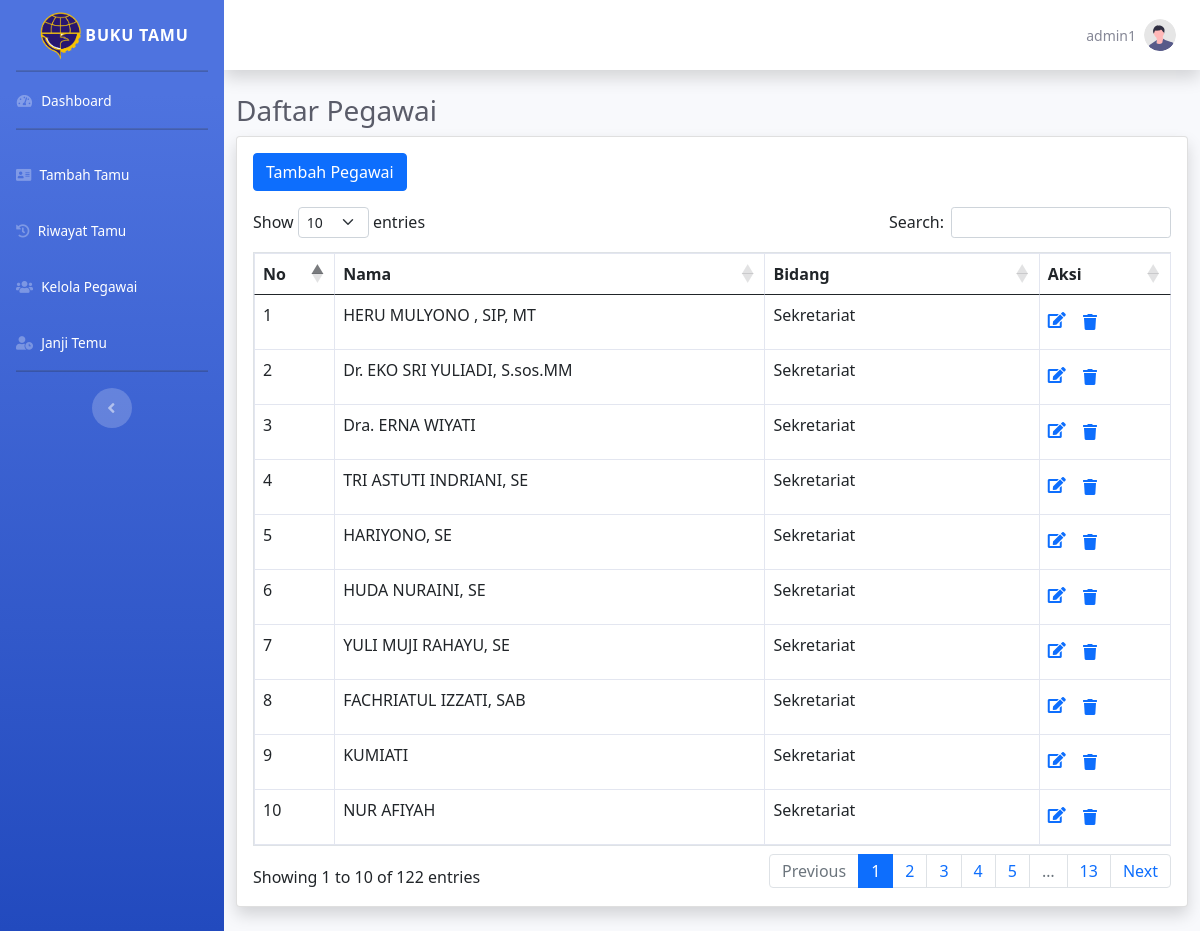
The app's page /index.php?p=kelola-pegawai (signed in) with its own data.
### tables this page shows
CREATE TABLE `pegawai` (
  `id_pegawai` int(10) NOT NULL,
  `nama_pegawai` varchar(50) NOT NULL,
  `bidang` varchar(35) NOT NULL
);

### pages/kelola-pegawai.php (the view, shortened to what this page needs)
<head>
</head>
<body id="page-top">
    <div class="container-fluid">
        <h1 class="h3 mb-2 text-gray-800">Daftar Pegawai</h1>
        <div class="card shadow mb-4">
            <div class="card-body">
                <a href="index.php?p=tambah-pegawai" type="button" class="btn btn-primary mb-3">
                    Tambah Pegawai
                </a>
                <div class="table-responsive">
                    <table class="table table-bordered" id="example" width="100%" cellspacing="0">
                        <thead style="text-align: center;">
                            <tr>
                                <th>No</th>
                                <th>Nama</th>
                                <th>Bidang</th>
                                <th>Aksi</th>
                            </tr>
                        </thead>
                        <tbody>
                            <?php
                            $nomor = 1;
                            $query = "SELECT * FROM pegawai";
                            $q_tampil_pegawai = mysqli_query($db, $query);
                            if (mysqli_num_rows($q_tampil_pegawai) > 0) {
                                while ($r_tampil_pegawai = mysqli_fetch_array($q_tampil_pegawai)) {
                            ?>
                                    <tr>
                                        <td><?php echo $nomor; ?></td>
                                        <td><?php echo $r_tampil_pegawai['nama_pegawai']; ?></td>
                                        <td><?php echo $r_tampil_pegawai['bidang']; ?></td>
                                        <td>
                                            <a href="index.php?p=edit-pegawai&id_pegawai=<?php echo $r_tampil_pegawai['id_pegawai']; ?>"><i class="fas fa-edit"></i></a>
                                            <button type="button" class="btn"><a href="proses/hapus-pegawai-proses.php?id_pegawai=<?php echo $r_tampil_pegawai['id_pegawai']; ?>" onclick="return confirm('Apakah anda yakin akan menghapus data ini?')" class="tombol"><i class="fa fa-trash mr-3" aria-hidden="true"></i></a></button>
                                        </td>
                                    </tr>
                            <?php
                                    $nomor++;
                                }
                            } else {
                                echo "";
                            }
                            ?>
                        </tbody>
                    </table>
                </div>
            </div>
        </div>
    </div>
</body>

### records on screen
pegawai: nama_pegawai "HERU MULYONO , SIP, MT", bidang "Sekretariat"
pegawai: nama_pegawai "Dr. EKO SRI YULIADI, S.sos.MM", bidang "Sekretariat"
pegawai: nama_pegawai "Dra. ERNA WIYATI", bidang "Sekretariat"
pegawai: nama_pegawai "TRI ASTUTI INDRIANI, SE", bidang "Sekretariat"
pegawai: nama_pegawai "HARIYONO, SE", bidang "Sekretariat"
pegawai: nama_pegawai "HUDA NURAINI, SE", bidang "Sekretariat"
pegawai: nama_pegawai "YULI MUJI RAHAYU, SE", bidang "Sekretariat"
pegawai: nama_pegawai "FACHRIATUL IZZATI, SAB", bidang "Sekretariat"
pegawai: nama_pegawai "KUMIATI", bidang "Sekretariat"
pegawai: nama_pegawai "NUR AFIYAH", bidang "Sekretariat"

### other values on screen
$_SESSION['sesi'] "admin1"
